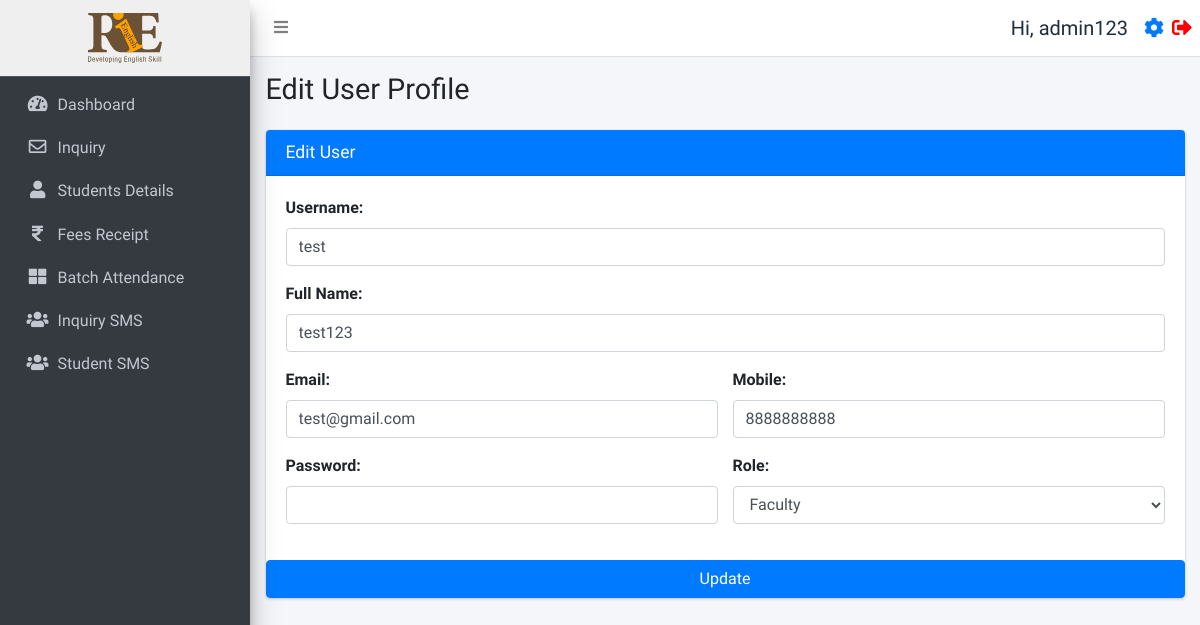
The app's page /user_management_form.php?id=9 (signed in), older data.
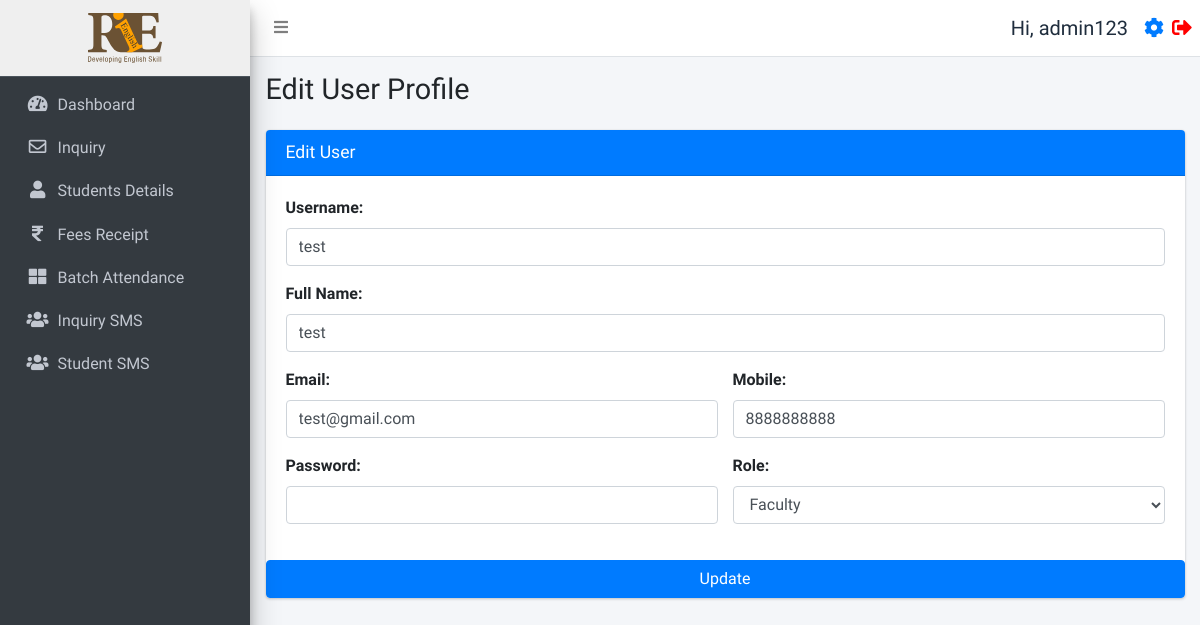
The same page, newer data.
### tables this page shows
CREATE TABLE `users` (
  `id` int(11) NOT NULL,
  `username` varchar(255) NOT NULL,
  `fullname` varchar(255) NOT NULL,
  `email` varchar(255) NOT NULL,
  `mobile` varchar(15) NOT NULL,
  `password` varchar(255) NOT NULL,
  `status` int(11) NOT NULL,
  `created_at` timestamp NOT NULL DEFAULT current_timestamp()
);

### function.php (called while the page is built, shortened)
<?php
require_once('db.php');
function selectFromTable($tableName, $columns, $whereConditions) {
    global $db;
    try {
        $sql = "SELECT " . implode(', ', $columns) . " FROM $tableName";
        if (!empty($whereConditions)) {
            $sql .= " WHERE " . implode(' AND ', array_map(function ($col, $val) {
                if (is_array($val)) {
                    return "$col IN (:" . implode(", :", array_keys($val)) . ")";
                } else {
                    return "$col = :$col";
                }
            }, array_keys($whereConditions), $whereConditions));
        }
        $stmt = $db->prepare($sql);
        foreach ($whereConditions as $col => $value) {
            if (is_array($value)) {
                foreach ($value as $key => $val) {
                    $stmt->bindValue(":$key", $val);
                }
            } else {
                $stmt->bindValue(":$col", $value);
            }
        }
        $stmt->execute();
        return $stmt->fetchAll(PDO::FETCH_ASSOC);
    } catch (PDOException $e) {
        return false;
    }
}
?>

### user_management_form.php (the view, shortened to what the changed rows need)
<!DOCTYPE html>
<html lang="en">
<head>
</head>
<body>
    <?php include ('./header.php'); ?>
    <?php include ('./db.php'); ?>
    <?php
    require_once ('./function.php');
    $userData = null;
    $isUpdate = false;
    if (isset($_GET['id'])) {
        $id = $_GET['id'];
        $userData = selectFromTable('users', ['*'], ['id' => $id])[0] ?? null;
        $isUpdate = true;
    }
    ?>
    <div class="content-wrapper">
        <div class="content-header">
            <div class="container-fluid">
                <div class="row mb-2">
                    <div class="col-sm-12">
                        <h1 class="m-0"><?php echo $isUpdate ? 'Edit User Profile' : 'User Profile'; ?></h1>
                    </div>
                </div>
            </div>
        </div>
        <section class="content">
            <div class="container-fluid">
                <div class="row">
                    <div class="col-md-12">
                        <div class="card card-primary">
                            <form id="profileForm" method="post">
                                <div class="card-body">
                                    <div class="form-group">
                                        <label for="username">Username:</label>
                                        <input type="text" class="form-control" name="username"
                                            value="<?php echo $userData['username'] ?? ''; ?>" required>
                                    </div>
                                    <div class="form-group">
                                        <label for="fullname">Full Name:</label>
                                        <input type="text" class="form-control" name="fullname"
                                            value="<?php echo $userData['fullname'] ?? ''; ?>" required>
                                    </div>
                                    <div class="row">
                                        <div class="col-md-6">
                                            <div class="form-group">
                                                <label for="email">Email:</label>
                                                <input type="email" class="form-control" name="email"
                                                    value="<?php echo $userData['email'] ?? ''; ?>" required>
                                            </div>
                                        </div>
                                        <div class="col-md-6">
                                            <div class="form-group">
                                                <label for="mobile">Mobile:</label>
                                                <input type="text" class="form-control" name="mobile"
                                                    value="<?php echo $userData['mobile'] ?? ''; ?>" maxlength="10"
                                                    onkeypress="return onlyNumbers(event)" required>
                                            </div>
                                        </div>
                                    </div>
                                    <div class="row">
                                        <div class="col-md-6">
                                            <div class="form-group">
                                                <label for="role">Role:</label>
                                                <select class="form-control" name="role" <?php echo $isUpdate ? '' : 'required'; ?>>
                                                    <option value="2" <?php echo ($userData && $userData['status'] == 2) ? 'selected' : ''; ?>>Faculty</option>
                                                </select>
                                            </div>
                                        </div>
                                    </div>
                                </div>
                            </form>
                        </div>
                    </div>
                </div>
        </section>
    </div>
    <?php include ('./footer.php'); ?>

Row changes from the older to the newer data that the page shows:
changed users "test": fullname "test123" → "test"
